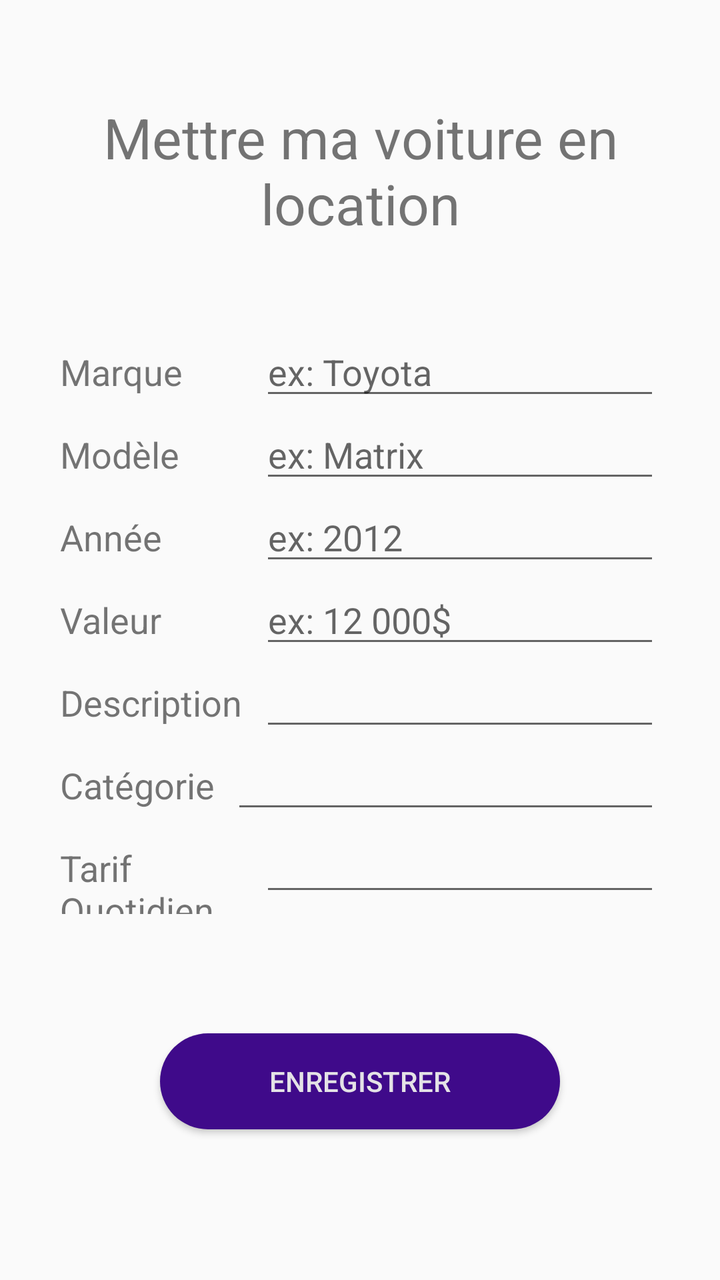
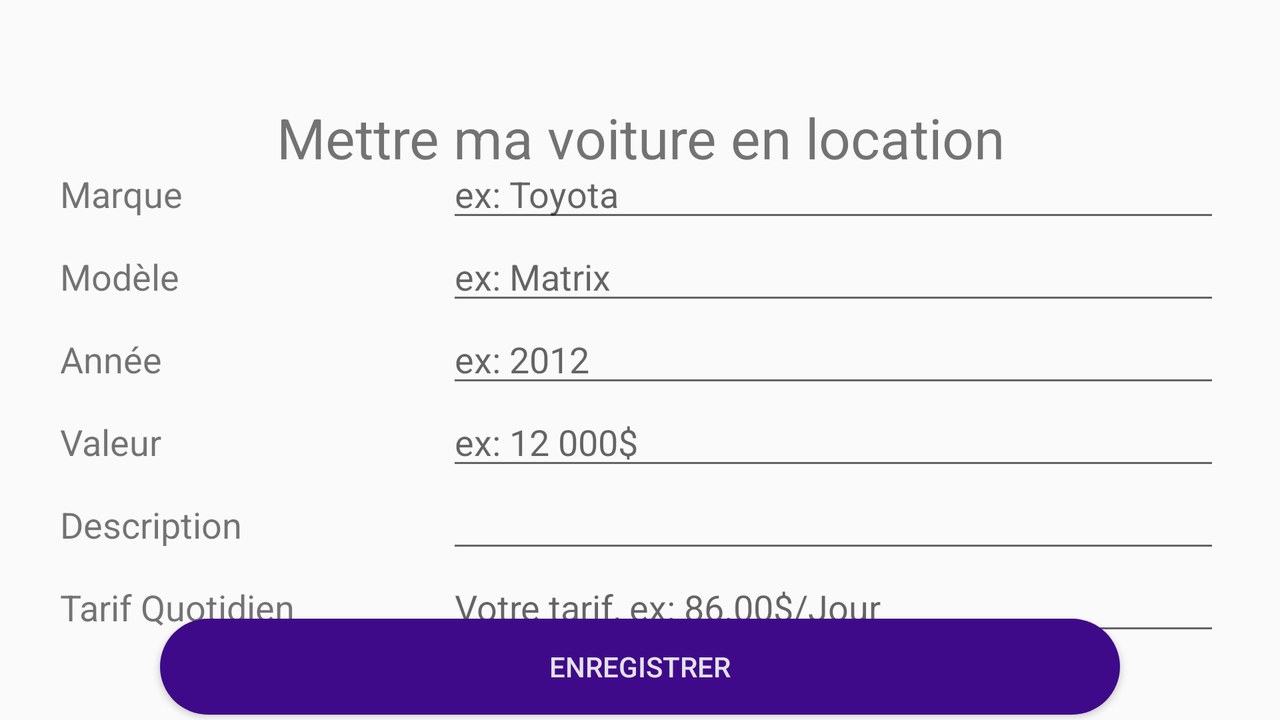

Two renders of one Android screen. The first uses the default layout on a phone; the second uses the alternative layout the repository ships for a different screen configuration, on a matching device. The two XML files are below.
<!-- AndroidManifest.xml: application theme AppTheme -->
<!-- res/layout/fragment_ajout_voiture.xml -->
<?xml version="1.0" encoding="utf-8"?>
<FrameLayout xmlns:android="http://schemas.android.com/apk/res/android"
    xmlns:app="http://schemas.android.com/apk/res-auto"
    xmlns:tools="http://schemas.android.com/tools"
    android:layout_width="match_parent"
    android:layout_height="match_parent"
    tools:context=".Voitures.AjoutVoiture">

    <androidx.constraintlayout.widget.ConstraintLayout
        android:layout_width="match_parent"
        android:layout_height="match_parent">

        <TextView
            android:id="@+id/textView8"
            android:layout_width="wrap_content"
            android:layout_height="wrap_content"
            android:layout_marginStart="10dp"
            android:layout_marginTop="50dp"
            android:layout_marginEnd="10dp"
            android:text="@string/TitreMettreVoitureLocation"
            android:textAlignment="center"
            android:textSize="28sp"
            app:layout_constraintEnd_toEndOf="parent"
            app:layout_constraintStart_toStartOf="parent"
            app:layout_constraintTop_toTopOf="parent" />

        <LinearLayout
            android:id="@+id/linearLayout"
            android:layout_width="match_parent"
            android:layout_height="wrap_content"
            android:layout_marginStart="30dp"
            android:layout_marginTop="10dp"
            android:layout_marginEnd="30dp"
            android:layout_marginBottom="150dp"
            android:orientation="vertical"
            app:layout_constraintBottom_toBottomOf="parent"
            app:layout_constraintEnd_toEndOf="parent"
            app:layout_constraintStart_toStartOf="parent"
            app:layout_constraintTop_toBottomOf="@+id/textView8">

            <LinearLayout
                android:layout_width="match_parent"
                android:layout_height="match_parent"
                android:layout_weight="4"
                android:orientation="horizontal">

                <TextView
                    android:id="@+id/textView2"
                    android:layout_width="match_parent"
                    android:layout_height="wrap_content"
                    android:layout_weight="2"
                    android:text="@string/MarqueVoiture"
                    android:textSize="18sp" />

                <EditText
                    android:id="@+id/edxMarque"
                    android:layout_width="match_parent"
                    android:layout_height="wrap_content"
                    android:layout_weight="1"
                    android:ems="10"
                    android:hint="@string/hintMarqueVoiture"
                    android:inputType="textPersonName"
                    android:textSize="18sp" />
            </LinearLayout>

            <LinearLayout
                android:layout_width="match_parent"
                android:layout_height="match_parent"
                android:layout_weight="4"
                android:orientation="horizontal">

                <TextView
                    android:id="@+id/textView3"
                    android:layout_width="match_parent"
                    android:layout_height="wrap_content"
                    android:layout_weight="2"
                    android:text="@string/ModeleVoiture"
                    android:textSize="18sp" />

                <EditText
                    android:id="@+id/edxModele"
                    android:layout_width="match_parent"
                    android:layout_height="wrap_content"
                    android:layout_weight="1"
                    android:ems="10"
                    android:hint="@string/hintModeleVoiture"
                    android:inputType="textPersonName"
                    android:textSize="18sp" />
            </LinearLayout>

            <LinearLayout
                android:layout_width="match_parent"
                android:layout_height="match_parent"
                android:layout_weight="4"
                android:orientation="horizontal">

                <TextView
                    android:id="@+id/textView4"
                    android:layout_width="match_parent"
                    android:layout_height="wrap_content"
                    android:layout_weight="2"
                    android:text="@string/AnneeVoiture"
                    android:textSize="18sp" />

                <EditText
                    android:id="@+id/edxAnnee"
                    android:layout_width="match_parent"
                    android:layout_height="wrap_content"
                    android:layout_weight="1"
                    android:ems="10"
                    android:hint="@string/hintAnneeVoiture"
                    android:inputType="number"
                    android:textSize="18sp" />

            </LinearLayout>

            <LinearLayout
                android:layout_width="match_parent"
                android:layout_height="match_parent"
                android:layout_weight="4"
                android:orientation="horizontal">

                <TextView
                    android:id="@+id/textView5"
                    android:layout_width="match_parent"
                    android:layout_height="wrap_content"
                    android:layout_weight="2"
                    android:text="@string/PrixVoiture"
                    android:textSize="18sp" />

                <EditText
                    android:id="@+id/edxValeur"
                    android:layout_width="match_parent"
                    android:layout_height="wrap_content"
                    android:layout_weight="1"
                    android:ems="10"
                    android:hint="@string/hintPrixVoiture"
                    android:inputType="numberDecimal"
                    android:textSize="18sp" />
            </LinearLayout>

            <LinearLayout
                android:layout_width="match_parent"
                android:layout_height="match_parent"
                android:layout_weight="4"
                android:orientation="horizontal">

                <TextView
                    android:id="@+id/textView6"
                    android:layout_width="match_parent"
                    android:layout_height="wrap_content"
                    android:layout_weight="2"
                    android:text="@string/DescriptionVoiture"
                    android:textSize="18sp" />

                <EditText
                    android:id="@+id/edxDescription"
                    android:layout_width="match_parent"
                    android:layout_height="wrap_content"
                    android:layout_weight="1"
                    android:ems="10"
                    android:gravity="start|top"
                    android:inputType="textMultiLine"
                    android:textSize="18sp" />
            </LinearLayout>

            <LinearLayout
                android:layout_width="match_parent"
                android:layout_height="match_parent"
                android:layout_weight="4"
                android:orientation="horizontal">

                <TextView
                    android:id="@+id/textView11"
                    android:layout_width="wrap_content"
                    android:layout_height="wrap_content"
                    android:layout_weight="2"
                    android:text="Catégorie"
                    android:textSize="18sp" />

                <EditText
                    android:id="@+id/edxCategorie"
                    android:layout_width="wrap_content"
                    android:layout_height="wrap_content"
                    android:layout_weight="1"
                    android:ems="10"
                    android:inputType="textPersonName" />
            </LinearLayout>

            <LinearLayout
                android:layout_width="match_parent"
                android:layout_height="match_parent"
                android:layout_weight="4"
                android:orientation="horizontal">

                <TextView
                    android:id="@+id/textView7"
                    android:layout_width="match_parent"
                    android:layout_height="wrap_content"
                    android:layout_weight="2"
                    android:text="@string/TarifVoiture"
                    android:textSize="18sp" />

                <EditText
                    android:id="@+id/edxTarif"
                    android:layout_width="match_parent"
                    android:layout_height="wrap_content"
                    android:layout_weight="1"
                    android:ems="10"
                    android:inputType="numberDecimal"
                    android:textSize="18sp" />
            </LinearLayout>
        </LinearLayout>

        <Button
            android:id="@+id/btnEnrVoiture"
            android:layout_width="0dp"
            android:layout_height="wrap_content"
            android:layout_marginStart="80dp"
            android:layout_marginTop="20dp"
            android:layout_marginEnd="80dp"
            android:layout_marginBottom="36dp"
            android:background="@drawable/bouton_enr"
            android:text="@string/btnEnregistrer"
            android:textAlignment="center"
            android:textColor="@color/couleurTexteBouton"
            app:layout_constraintBottom_toBottomOf="parent"
            app:layout_constraintEnd_toEndOf="parent"
            app:layout_constraintStart_toStartOf="parent"
            app:layout_constraintTop_toBottomOf="@+id/linearLayout" />
    </androidx.constraintlayout.widget.ConstraintLayout>
</FrameLayout>
<!-- resources referenced by this layout -->
<resources>
  <color name="couleurTexteBouton">#E4E2E6</color>
  <!-- drawable bouton_enr (drawable) -->
  <?xml version="1.0" encoding="utf-8"?>
  <shape xmlns:android="http://schemas.android.com/apk/res/android"
      android:shape="rectangle" android:padding="10dp">
      <solid android:color="#3F0A8A"/>
      <corners android:radius="100dp"/>
  </shape>
  <string name="AnneeVoiture">Année</string>
  <string name="DescriptionVoiture">Description</string>
  <string name="MarqueVoiture">Marque</string>
  <string name="ModeleVoiture">Modèle</string>
  <string name="PrixVoiture">Valeur</string>
  <string name="TarifVoiture">Tarif Quotidien</string>
  <string name="TitreMettreVoitureLocation">Mettre ma voiture en location</string>
  <string name="btnEnregistrer">Enregistrer</string>
  <string name="hintAnneeVoiture">ex: 2012</string>
  <string name="hintMarqueVoiture">ex: Toyota</string>
  <string name="hintModeleVoiture">ex: Matrix</string>
  <string name="hintPrixVoiture">ex: 12 000$</string>
  <style name="AppTheme" parent="Theme.AppCompat.Light.DarkActionBar">
          
          <item name="colorPrimary">@color/colorPrimary</item>
          <item name="colorPrimaryDark">@color/colorPrimaryDark</item>
          <item name="colorAccent">@color/colorAccent</item>
      </style>
  <color name="colorPrimary">#611BC4</color>
  <color name="colorPrimaryDark">#24015E</color>
  <color name="colorAccent">#D81B60</color>
</resources>
<!-- res/layout-land/fragment_ajout_voiture.xml (the repository's variant of the layout above) -->
<!-- drawn on the phone turned sideways -->
<?xml version="1.0" encoding="utf-8"?>
<FrameLayout xmlns:android="http://schemas.android.com/apk/res/android"
    xmlns:app="http://schemas.android.com/apk/res-auto"
    xmlns:tools="http://schemas.android.com/tools"
    android:layout_width="match_parent"
    android:layout_height="match_parent"
    tools:context=".Voitures.AjoutVoiture">

    <androidx.constraintlayout.widget.ConstraintLayout
        android:layout_width="match_parent"
        android:layout_height="match_parent">

        <TextView
            android:id="@+id/textView8"
            android:layout_width="wrap_content"
            android:layout_height="wrap_content"
            android:layout_marginStart="10dp"
            android:layout_marginTop="50dp"
            android:layout_marginEnd="10dp"
            android:text="@string/TitreMettreVoitureLocation"
            android:textAlignment="center"
            android:textSize="28sp"
            app:layout_constraintEnd_toEndOf="parent"
            app:layout_constraintStart_toStartOf="parent"
            app:layout_constraintTop_toTopOf="parent" />

        <LinearLayout
            android:id="@+id/linearLayout"
            android:layout_width="match_parent"
            android:layout_height="wrap_content"
            android:layout_marginStart="30dp"
            android:layout_marginEnd="30dp"
            android:layout_marginBottom="50dp"
            android:orientation="vertical"
            app:layout_constraintBottom_toBottomOf="parent"
            app:layout_constraintEnd_toEndOf="parent"
            app:layout_constraintStart_toStartOf="parent"
            app:layout_constraintTop_toBottomOf="@+id/textView8">

            <LinearLayout
                android:layout_width="match_parent"
                android:layout_height="match_parent"
                android:layout_weight="4"
                android:orientation="horizontal">

                <TextView
                    android:id="@+id/textView2"
                    android:layout_width="match_parent"
                    android:layout_height="wrap_content"
                    android:layout_weight="2"
                    android:text="@string/MarqueVoiture"
                    android:textSize="18sp" />

                <EditText
                    android:id="@+id/edxMarque"
                    android:layout_width="match_parent"
                    android:layout_height="wrap_content"
                    android:layout_weight="1"
                    android:ems="10"
                    android:hint="@string/hintMarqueVoiture"
                    android:inputType="textPersonName"
                    android:textSize="18sp" />
            </LinearLayout>

            <LinearLayout
                android:layout_width="match_parent"
                android:layout_height="match_parent"
                android:layout_weight="4"
                android:orientation="horizontal">

                <TextView
                    android:id="@+id/textView3"
                    android:layout_width="match_parent"
                    android:layout_height="wrap_content"
                    android:layout_weight="2"
                    android:text="@string/ModeleVoiture"
                    android:textSize="18sp" />

                <EditText
                    android:id="@+id/edxModele"
                    android:layout_width="match_parent"
                    android:layout_height="wrap_content"
                    android:layout_weight="1"
                    android:ems="10"
                    android:hint="@string/hintModeleVoiture"
                    android:inputType="textPersonName"
                    android:textSize="18sp" />
            </LinearLayout>

            <LinearLayout
                android:layout_width="match_parent"
                android:layout_height="match_parent"
                android:layout_weight="4"
                android:orientation="horizontal">

                <TextView
                    android:id="@+id/textView4"
                    android:layout_width="match_parent"
                    android:layout_height="wrap_content"
                    android:layout_weight="2"
                    android:text="@string/AnneeVoiture"
                    android:textSize="18sp" />

                <EditText
                    android:id="@+id/edxAnnee"
                    android:layout_width="match_parent"
                    android:layout_height="wrap_content"
                    android:layout_weight="1"
                    android:ems="10"
                    android:hint="@string/hintAnneeVoiture"
                    android:inputType="number"
                    android:textSize="18sp" />

            </LinearLayout>

            <LinearLayout
                android:layout_width="match_parent"
                android:layout_height="match_parent"
                android:layout_weight="4"
                android:orientation="horizontal">

                <TextView
                    android:id="@+id/textView5"
                    android:layout_width="match_parent"
                    android:layout_height="wrap_content"
                    android:layout_weight="2"
                    android:text="@string/PrixVoiture"
                    android:textSize="18sp" />

                <EditText
                    android:id="@+id/edxValeur"
                    android:layout_width="match_parent"
                    android:layout_height="wrap_content"
                    android:layout_weight="1"
                    android:ems="10"
                    android:hint="@string/hintPrixVoiture"
                    android:inputType="numberDecimal"
                    android:textSize="18sp" />
            </LinearLayout>

            <LinearLayout
                android:layout_width="match_parent"
                android:layout_height="match_parent"
                android:layout_weight="4"
                android:orientation="horizontal">

                <TextView
                    android:id="@+id/textView6"
                    android:layout_width="match_parent"
                    android:layout_height="wrap_content"
                    android:layout_weight="2"
                    android:text="@string/DescriptionVoiture"
                    android:textSize="18sp" />

                <EditText
                    android:id="@+id/edxDescription"
                    android:layout_width="match_parent"
                    android:layout_height="wrap_content"
                    android:layout_weight="1"
                    android:ems="10"
                    android:gravity="start|top"
                    android:inputType="textMultiLine"
                    android:textSize="18sp" />
            </LinearLayout>

            <LinearLayout
                android:layout_width="match_parent"
                android:layout_height="match_parent"
                android:layout_weight="4"
                android:orientation="horizontal">

                <TextView
                    android:id="@+id/textView7"
                    android:layout_width="match_parent"
                    android:layout_height="wrap_content"
                    android:layout_weight="2"
                    android:text="@string/TarifVoiture"
                    android:textSize="18sp" />

                <EditText
                    android:id="@+id/edxTarif"
                    android:layout_width="match_parent"
                    android:layout_height="wrap_content"
                    android:layout_weight="1"
                    android:ems="10"
                    android:hint="@string/hintTarifVoiture"
                    android:inputType="numberDecimal"
                    android:textSize="18sp" />
            </LinearLayout>
        </LinearLayout>

        <Button
            android:id="@+id/button"
            android:layout_width="0dp"
            android:layout_height="wrap_content"
            android:layout_marginStart="80dp"
            android:layout_marginTop="20dp"
            android:layout_marginEnd="80dp"
            android:layout_marginBottom="36dp"
            android:background="@drawable/bouton_enr"
            android:text="@string/btnEnregistrer"
            android:textAlignment="center"
            android:textColor="@color/couleurTexteBouton"
            app:layout_constraintBottom_toBottomOf="parent"
            app:layout_constraintEnd_toEndOf="parent"
            app:layout_constraintStart_toStartOf="parent"
            app:layout_constraintTop_toBottomOf="@+id/linearLayout" />
    </androidx.constraintlayout.widget.ConstraintLayout>
</FrameLayout>
<!-- resources referenced by the variant -->
<!-- as the phone turned sideways resolves them -->
<resources>
  <color name="couleurTexteBouton">#E4E2E6</color>
  <!-- drawable bouton_enr (drawable) -->
  <?xml version="1.0" encoding="utf-8"?>
  <shape xmlns:android="http://schemas.android.com/apk/res/android"
      android:shape="rectangle" android:padding="10dp">
      <solid android:color="#3F0A8A"/>
      <corners android:radius="100dp"/>
  </shape>
  <string name="AnneeVoiture">Année</string>
  <string name="DescriptionVoiture">Description</string>
  <string name="MarqueVoiture">Marque</string>
  <string name="ModeleVoiture">Modèle</string>
  <string name="PrixVoiture">Valeur</string>
  <string name="TarifVoiture">Tarif Quotidien</string>
  <string name="TitreMettreVoitureLocation">Mettre ma voiture en location</string>
  <string name="btnEnregistrer">Enregistrer</string>
  <string name="hintAnneeVoiture">ex: 2012</string>
  <string name="hintMarqueVoiture">ex: Toyota</string>
  <string name="hintModeleVoiture">ex: Matrix</string>
  <string name="hintPrixVoiture">ex: 12 000$</string>
  <string name="hintTarifVoiture">Votre tarif, ex: 86.00$/Jour</string>
  <style name="AppTheme" parent="Theme.AppCompat.Light.DarkActionBar">
          
          <item name="colorPrimary">@color/colorPrimary</item>
          <item name="colorPrimaryDark">@color/colorPrimaryDark</item>
          <item name="colorAccent">@color/colorAccent</item>
      </style>
  <color name="colorPrimary">#611BC4</color>
  <color name="colorPrimaryDark">#24015E</color>
  <color name="colorAccent">#D81B60</color>
</resources>
